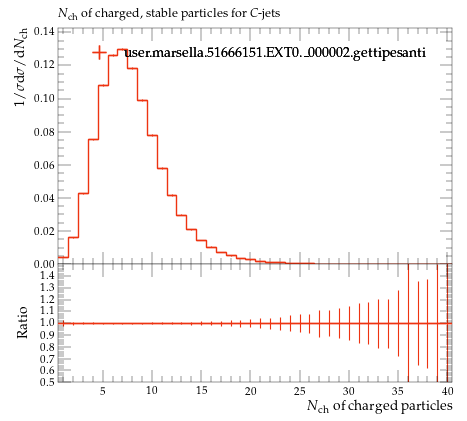

Write the Python code that produced this figure.
#! /usr/bin/env python

# This Python script was auto-generated using YODA v2.0.2.
# Analysis object: /MC_HFDECAYS/charged_mult_C_jets
# Timestamp: 24-07-2026 (16:40:06)

import matplotlib as mpl
import matplotlib.pyplot as plt
mpl.use('Agg') # comment out for interactive use
import os
import numpy as np

plotDir = os.path.split(os.path.realpath(__file__))[0]
if 'YODA_USER_PLOT_PATH' in globals():
    plot_outdir = globals()['YODA_USER_PLOT_PATH']
else:
    plot_outdir = plotDir

#plot style
plt.style.use(os.path.join(plotDir, '../default.mplstyle'))
# plot metadata
figW, figH = plt.rcParams['figure.figsize']
ax_xLabel = r'$N_\mathrm{ch}$ of charged particles'
ax_yLabel = r'$1/\sigma \mathrm{d}\sigma/\mathrm{d}N_\mathrm{ch}$'
ax_title  = r'$N_\mathrm{ch}$ of charged, stable particles for $C$-jets'
ax_xScale = 'linear'
ax_yScale = 'linear'
xLims = (0.5, 40.5)
yLims = (0.0, 0.14271092000000002)

# TeX-friendly labels for the legend
labels = {
    'legend' : ([ r"user.marsella.51666151.EXT0.\_000002.gettipesanti" ], r""),
}

# Adjust canvas width and height
canvasW = 10.0
canvasH = 9.0
figW *= canvasW/10.
figH *= canvasH/9.

# Create figure and axis objects
fig, (ax, ratio0_ax) = plt.subplots(2, 1, sharex=True,
                  figsize=(figW,figH), gridspec_kw={'height_ratios': (6.0, 3.0)})

# Set figure margins
plt.subplots_adjust(
    left   = 1.0 * plt.rcParams['figure.subplot.left'],
    right  = 1.0 * plt.rcParams['figure.subplot.right'],
    top    = 1.0 * plt.rcParams['figure.subplot.top'],
    bottom = 1.0 * plt.rcParams['figure.subplot.bottom'])

ratio0_ax.yaxis.set_major_locator(mpl.ticker.MultipleLocator(0.1))
ratio0_ax.set_ylim(0.5, 1.4999)
ratio0_ax.set_ylabel('Ratio')

# the numerical data is stored in a separate file
dataf = dict()
prefix = os.path.split(__file__)[0]
if prefix:    prefix = prefix + '/'
exec(open(prefix+'charged_mult_C_jets__data.py').read(), dataf)


legend_handles = dict() # keep track of handles for the legend

# style options for curves
# starts at zorder>=5 to draw curve on top of legend
styles = {
  'user.marsella.51666151.EXT0._000002.gettipesanti.yoda.gz': {
    'color' : '#EE3311',
    'linestyle' : '-',
    'linewidth' : 1,
    'marker' : 'none',
    'markersize' : 2,
    'capsize' : 0.0,
    'zorder' : 5,
    'histstyle' : 1,
    'drawstyle' : 'steps-pre',
    'xerrorbars' : 1,
    'yerrorbars' : 1,
    'fillcolor' : None,
    'fillopacity' : 1.0,
    'ratio0_linestyle' : '-',
    'ratio0_linewidth' : 1,
    'ratio0_marker' : 'none',
    'ratio0_markersize' : 2,
    'ratio0_capsize' : 0.0,
    'ratio0_zorder' : 5,
    'ratio0_histstyle' : 1,
    'ratio0_drawstyle' : 'steps-pre',
    'ratio0_xerrorbars' : 1,
    'ratio0_yerrorbars' : 1,
  },
}

# curve from input yoda files in main panel
for label, yvals in dataf['yvals'].items():
    if all(np.isnan(v) for v in dataf['yvals'][label]):
        continue
    tmp = None
    if styles[label]['histstyle']: # draw as histogram
        xpos = dataf['xedges'][label] if styles[label]['drawstyle'] else dataf['xpoints'][label]
        ypos = np.insert(yvals, 0, yvals[0]) if styles[label]['drawstyle'] else yvals
        if styles[label]['fillcolor']: # fill area below curve
            ax.fill_between(xpos, ypos, step='pre',
                            color=styles[label]['fillcolor'],
                            alpha=styles[label]['fillopacity'])
        tmp, = ax.plot(xpos, ypos,
                       color=styles[label]['color'],
                       linestyle=styles[label]['linestyle'],
                       linewidth=styles[label]['linewidth'],
                       drawstyle=styles[label]['drawstyle'], solid_joinstyle='miter',
                       zorder=styles[label]['zorder'], label=label)
    tmp = ax.errorbar(dataf['xpoints'][label], yvals,
                      xerr=np.array(dataf['xerrs'][label])*styles[label]['xerrorbars'],
                      yerr=np.array(dataf['yerrs'][label])*styles[label]['yerrorbars'],
                      fmt=styles[label]['marker'], capsize=styles[label]['capsize'],
                      markersize=styles[label]['markersize'],
                      ecolor=styles[label]['color'],
                      color=styles[label]['color'], zorder=styles[label]['zorder'])
    tmp[-1][0].set_linestyle(styles[label]['linestyle'])
    tmp[-1][0].set_linewidth(styles[label]['linewidth'])
    if label in dataf['add_legend_handle']:  legend_handles[label] = tmp
    for varLabel in dataf['variation_yvals'].keys():
        if varLabel.startswith(label):
            tmp, = ax.plot(dataf['xedges'][label], dataf['variation_yvals'][varLabel],
                           color=styles[label]['color'],
                           linestyle=styles[label]['linestyle'],
                           linewidth=styles[label]['linewidth'],
                           drawstyle='steps-pre', solid_joinstyle='miter',
                           zorder=styles[label]['zorder'], alpha=0.5)


# plots on ratio panel
# curve from input yoda files in ratio panel
for label, yvals in dataf['ratio0_yvals'].items():
    if all(np.isnan(v) for v in yvals):
        continue
    if styles[label]['ratio0_histstyle']: # plot as histogram
        xpos = dataf['xedges']['user.marsella.51666151.EXT0._000002.gettipesanti.yoda.gz'] if styles[label]['ratio0_drawstyle'] else dataf['xpoints']['user.marsella.51666151.EXT0._000002.gettipesanti.yoda.gz']
        ypos = np.insert(yvals, 0, yvals[0]) if styles[label]['ratio0_drawstyle'] else yvals
        ratio0_ax.plot(xpos, ypos,
                       color=styles[label]['color'],
                       linewidth=styles[label]['linewidth'],
                       linestyle=styles[label]['ratio0_linestyle'],
                       drawstyle=styles[label]['ratio0_drawstyle'], zorder=styles[label]['zorder'],
                       solid_joinstyle='miter')
    tmp = ratio0_ax.errorbar(dataf['xpoints']['user.marsella.51666151.EXT0._000002.gettipesanti.yoda.gz'], yvals,
                             xerr=np.array(dataf['ref_xerrs'])*styles[label]['ratio0_xerrorbars'],
                             yerr=np.array(dataf['ratio0_yerrs'][label])*styles[label]['ratio0_yerrorbars'],
                             fmt=styles[label]['ratio0_marker'], capsize=styles[label]['ratio0_capsize'],
                             markersize=styles[label]['ratio0_markersize'],
                             ecolor=styles[label]['color'],
                             color=styles[label]['color'])
    tmp[-1][0].set_linestyle(styles[label]['ratio0_linestyle'])
    tmp[-1][0].set_linewidth(styles[label]['ratio0_linewidth'])

    for varlabel in dataf['ratio0_variation_vals'].keys():
        if varlabel.startswith(label):
            ratio0_ax.plot(dataf['xedges']['user.marsella.51666151.EXT0._000002.gettipesanti.yoda.gz'],
                            dataf['ratio0_variation_vals'][varlabel],
                            color=styles[label]['color'],
                            linestyle=styles[label]['linestyle'],
                            linewidth=styles[label]['linewidth'],
                            drawstyle='steps-pre', solid_joinstyle='miter',
                            zorder=1, alpha=0.5)

legend_items = list(legend_handles.values())
ax.add_artist(ax.legend(legend_items,
                        labels['legend'][0],
                        title=labels['legend'][1],
                        alignment='left',
                        loc='upper center',
                        bbox_to_anchor=(0.5, 0.97)))

# set plot metadata as defined above
ratio0_ax.set_xlabel(ax_xLabel)
ratio0_ax.xaxis.set_label_coords(1., -0.15)
ax.set_ylabel(ax_yLabel, ha='right', va='top')
ax.yaxis.set_label_coords(-0.11, 1.0)
ax.set_title(ax_title, loc='left')
ax.set_xscale(ax_xScale)
ax.set_yscale(ax_yScale)
ax.set_xlim(xLims)
ax.set_ylim(yLims)

# tick formatting
plt.rcParams['xtick.top'] = True
plt.rcParams['ytick.right'] = True
fig.align_ylabels((ax, ratio0_ax))
plt.savefig(os.path.join(plot_outdir, 'charged_mult_C_jets.pdf'), format='PDF')
plt.savefig(os.path.join(plot_outdir, 'charged_mult_C_jets.png'), format='PNG')

plt.close(fig)
